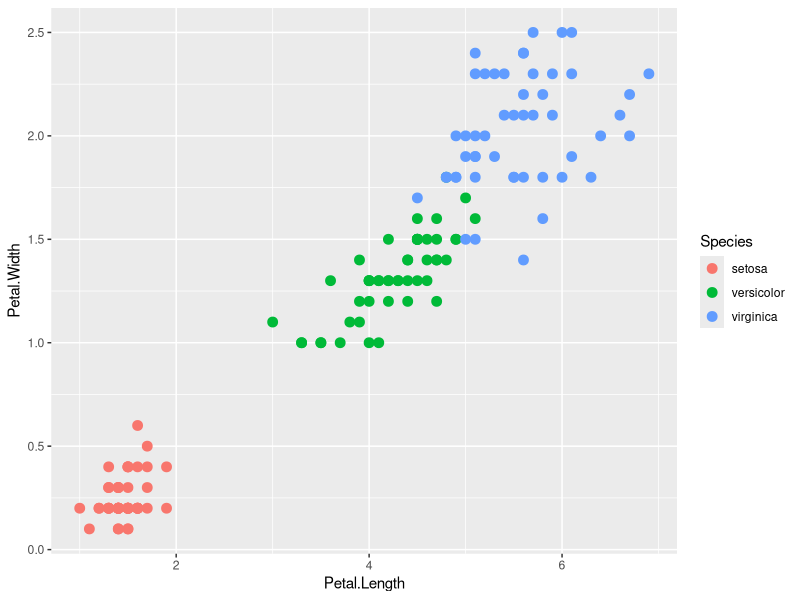
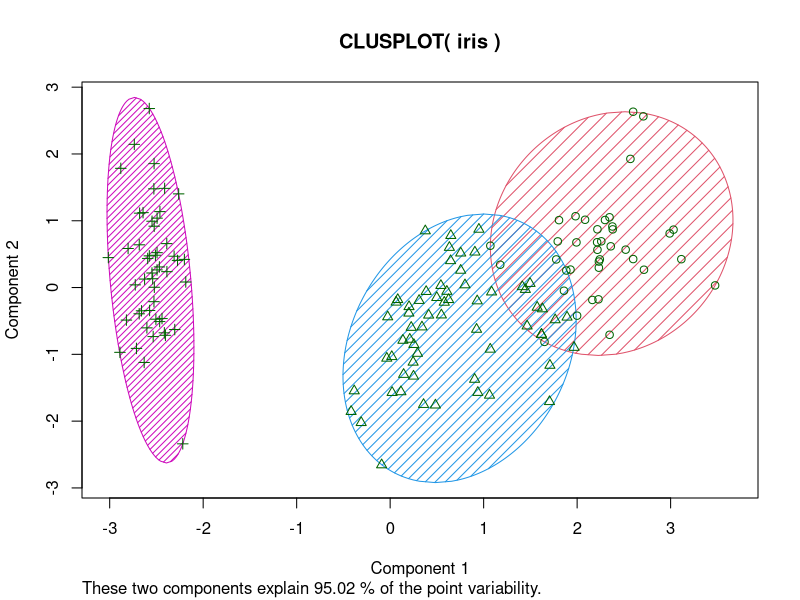

Reproduce these figures in R, in order.
getwd()

# Part II
# Packages
install.packages("cluster")
library(datasets)
library(ggplot2)
library(cluster)

# We will use the iris dataset in this example
# The iris dataset has observations of 3 species of flowers 
#(Iris setosa, Iris virginica and Iris versocolor)
# For each flower, 4 measurements are used:
# length and width of the stem (sepal) and length and width of the petal (petal)

View(iris)
str(iris)
round(prop.table(table(iris$Species)) * 100, digits = 1)

# Exploratory data analysis with ggplot2
# See that the data clearly has groups with similar characteristics
ggplot(iris, aes(Petal.Length, Petal.Width, color = Species)) + geom_point(size = 3)

# Now we will use K-Means to try to group the data into clusters
set.seed(101)
help(kmeans)

# Exercise 1 - Using the kmeans() function, create a clustering 
# (unsupervised learning) model. Use the documentation to do your research.
# In this case, we already know how many groups (clusters) exist in our data (3)
# Notice that the iris dataset has 5 columns, but we are using the first 4
irisCluster <- kmeans(iris[, 1:4], 3, nstart = 20)
irisCluster

# Getting information about the clusters
# 3 clusters were created: cluster 1, 2 and 3
# Note that even though the algorithm divided the data into clusters, 
# there was a problem dividing some of the data,
# that despite having different characteristics, were in the same cluster
table(irisCluster$cluster, iris$Species)
irisCluster

# Visualizando os clusters
help(clusplot)

# Plot
clusplot(iris, irisCluster$cluster, color = TRUE, shade = TRUE, labels = 0, lines = 0, )




